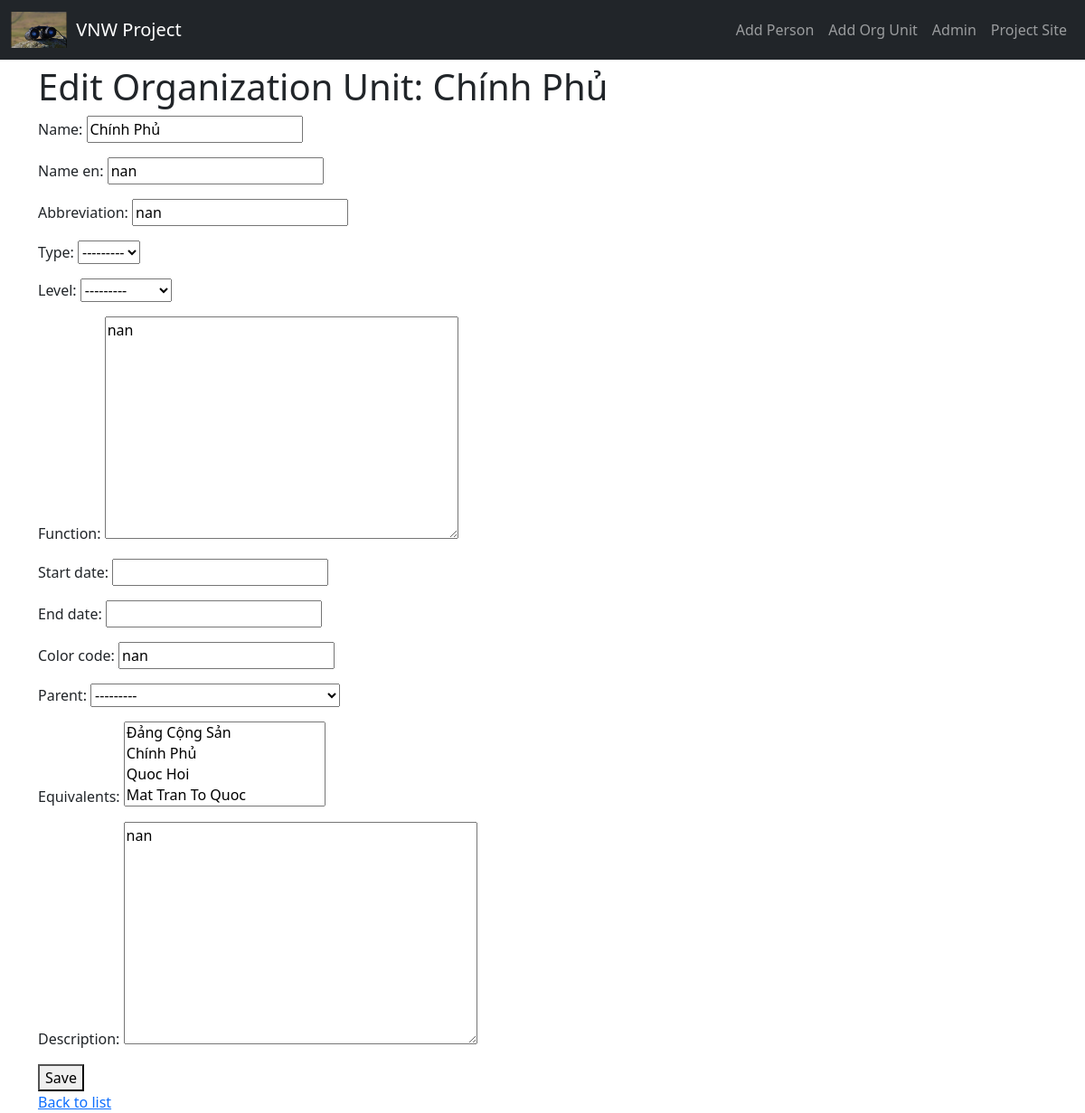
Page /organizations/edit/266/ on the committed database.
### organizations/models.py (models this page shows, shortened)
class Organization(BaseEntity):
    CUSTOM_ID_PREFIX = "ORG"
    name = models.CharField(max_length=225)
    name_en = models.CharField(max_length=225, blank=True, null=True)
    abbreviation = models.CharField(max_length=50, blank=True, null=True)
    type = models.ForeignKey(
        'OrganizationType',
        on_delete=models.SET_NULL,
        null=True,
        blank=True
    )
    level = models.CharField(
        max_length=50,
        choices=[
            ('central', 'Central'),
            ('provincial', 'Provincial'),
            ('district', 'District'),
            ('commune', 'Commune')
        ],
        blank=True,
        null=True
    )
    function = models.TextField(blank=True, null=True)
    start_date = models.DateField(blank=True, null=True)
    end_date = models.DateField(blank=True, null=True)
    color_code = models.CharField(max_length=20, blank=True, null=True)
    parent = models.ForeignKey('self', related_name='children',
                               on_delete=models.CASCADE, null=True, blank=True)
    equivalents = models.ManyToManyField('self', symmetrical=True, blank=True)
    description = models.TextField(blank=True, null=True)
    normalized_name = models.CharField(max_length=255, editable=False, db_index=True)
    class Meta:
        verbose_name = "Organization"
        verbose_name_plural = "Organizations"
    def __str__(self):
        return self.name

class OrganizationType(models.Model):
    name = models.CharField(max_length=100, unique=True)
    def __str__(self):
        return self.name

### organizations/views.py (the view)
# urls.py: path('edit/<int:unit_id>/', edit_organization_unit, name='edit_organization_unit'),
def edit_organization_unit(request, unit_id):
    unit = get_object_or_404(Organization, id=unit_id)
    if request.method == 'POST':
        form = OrganizationForm(request.POST, instance=unit)
        if form.is_valid():
            form.save()
            return redirect('organization_list')
    else:
        form = OrganizationForm(instance=unit)
    return render(request, 'organizations/edit_organization_unit.html', {'form': form, 'unit': unit})

### organizations/forms.py
class OrganizationForm(forms.ModelForm):
    class Meta:
        model = Organization
        exclude = ('custom_id',)
    def __init__(self, *args, **kwargs):
        super(OrganizationForm, self).__init__(*args, **kwargs)
        units = Organization.objects.all()
        def build_choices(units, parent=None, level=0):
            result = []
            for unit in units.filter(parent=parent).order_by('name'):
                prefix = '—' * level
                result.append((unit.id, f"{prefix} {unit.name}"))
                result += build_choices(units, parent=unit, level=level + 1)
            return result
        self.fields['parent'].queryset = units
        self.fields['parent'].label_from_instance = lambda obj: obj.name
        self.fields['parent'].choices = [('', '---------')] + build_choices(units)

### templates/organizations/edit_organization_unit.html (shortened to what this page needs)
{% extends "base.html" %}
{% block content %}
  <h1>Edit Organization Unit: {{ unit.name }}</h1>
  <form method="post">
    {{ form.as_p }}
    <button type="submit">Save</button>
  </form>
  <a href="{% url 'organization_list' %}">Back to list</a>
{% endblock %}

### templates/base.html (style rules this page uses)
body { padding-top: 4.5rem; }

### rows in the picture
Organization: name "Chính Phủ", name_en "nan", abbreviation "nan", type "---------", level "---------", function "nan", color_code "nan", parent "---------", description "nan"
